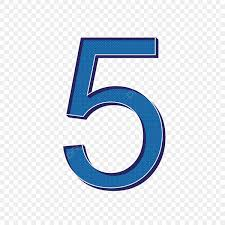
#> input picture AI/numbers/images/chiffre5.png, 225 x 225 px
$ python findNumbersImg.py
#> lines starting #> are read from the running program, lines starting #| are printed output that depends on the picture
### AI/numbers/findNumbers.py
#!/usr/bin/env python
#-*- coding: utf8 -*-

#----------------------------------------------------------#
#                                                          #
#               Project Math-BacInfo-Python                #
#                      G. Barmarin                         #
#                                                          #
#                       2022-2023                          #
#                                                          #
#----------------------------------------------------------#

#----------------------------------------------------------#
#                 Source: Copin Thomas                     #
#----------------------------------------------------------#

#----------------------------------------------------------#
#             AI reseau de neurones Classifier             #
#----------------------------------------------------------#

import cv2
from sklearn import datasets
import matplotlib.pyplot as plt
from sklearn.neural_network import MLPClassifier


def extract_digits(image_path):
#> called with image_path = 'images/chiffre5.png'
    chiffre = cv2.imread(image_path)
#> chiffre is the input picture: shape (225, 225, 3); mean B, G, R 231.7, 223.5, 216


    chiffre_grey = cv2.cvtColor(chiffre, cv2.COLOR_BGR2GRAY)
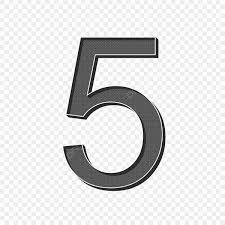
#> chiffre_grey: shape (225, 225); min 2, max 255, mean 222.2
    chiffre_8 = cv2.resize(chiffre_grey,(8,8))
    chiffre_inverse = 255 - chiffre_8
    chiffre_flattened = chiffre_inverse.reshape(1, 64)
    return chiffre_flattened


def train_classifier():
    digits = datasets.load_digits()
    y = digits.target
    x = digits.images.reshape((len(digits.images), -1))
    mlp = MLPClassifier(hidden_layer_sizes=(15,), activation='logistic', alpha=1e-4, solver='sgd', tol=1e-4, random_state=1, learning_rate_init=.1, verbose=True)
    mlp.fit(x, y)
    return mlp


def predict_digit(model, digit_image):
    prediction = model.predict(digit_image)
#> prediction = [5]
    return prediction


def show_prediction(prediction, digit_images):
    chiffre_final = digit_images.reshape(8, 8)
    plt.imshow(chiffre_final, cmap = 'binary')
    plt.title(f'cible: {1}, prediction: {prediction}')
    plt.axis('off')
    plt.show()

### AI/numbers/findNumbersImg.py
#!/usr/bin/env python
#-*- coding: utf8 -*-

#----------------------------------------------------------#
#                                                          #
#               Project Math-BacInfo-Python                #
#                      G. Barmarin                         #
#                                                          #
#                       2022-2023                          #
#                                                          #
#----------------------------------------------------------#

#----------------------------------------------------------#
#                 Source: Copin Thomas                     #
#----------------------------------------------------------#

#----------------------------------------------------------#
#             AI reseau de neurones Classifier             #
#----------------------------------------------------------#

from findNumbers import extract_digits, train_classifier, predict_digit, show_prediction

img = "images/chiffre5.png"

mlp_model = train_classifier()

digit = extract_digits(img)

prediciton = predict_digit(mlp_model, digit)
#> prediciton = [5]

show_prediction(prediciton, digit)
#> in show_prediction, `plt.show()`:
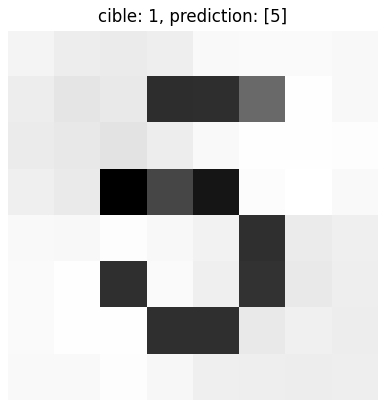
#> figure drawn by matplotlib, 1 panel
